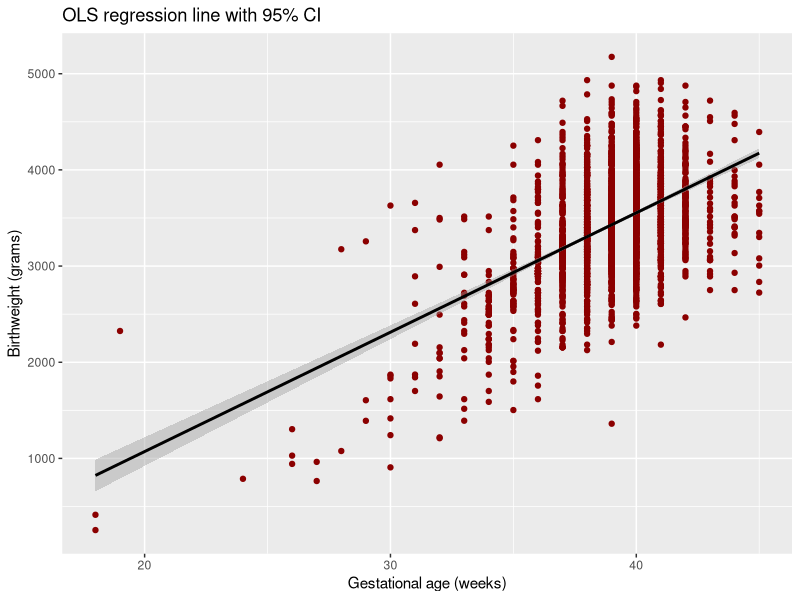
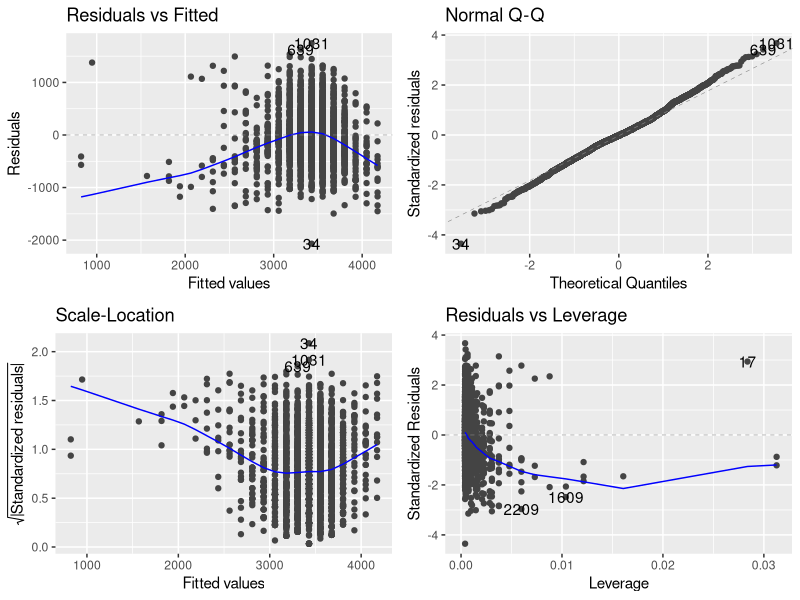
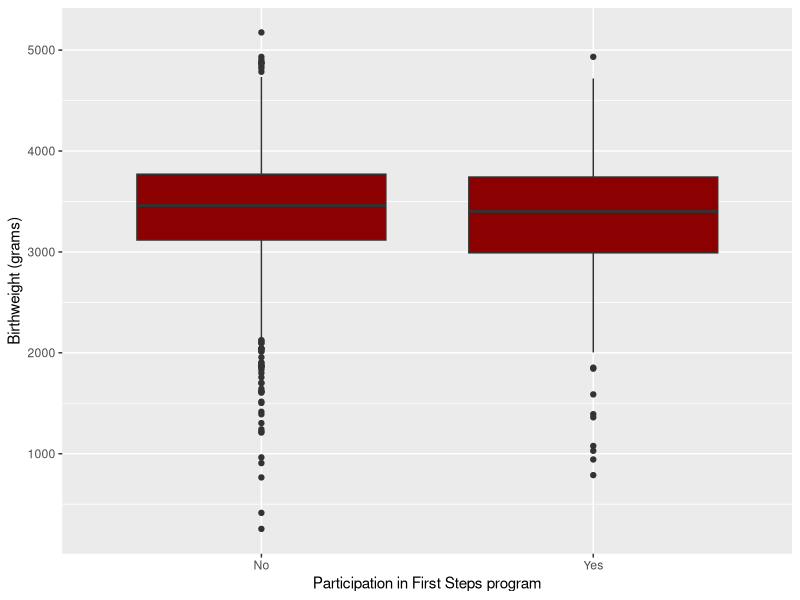
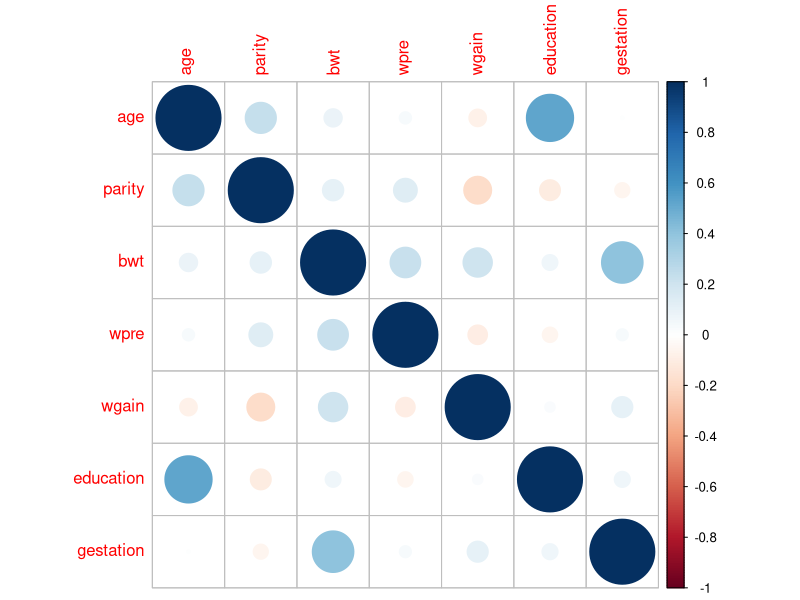
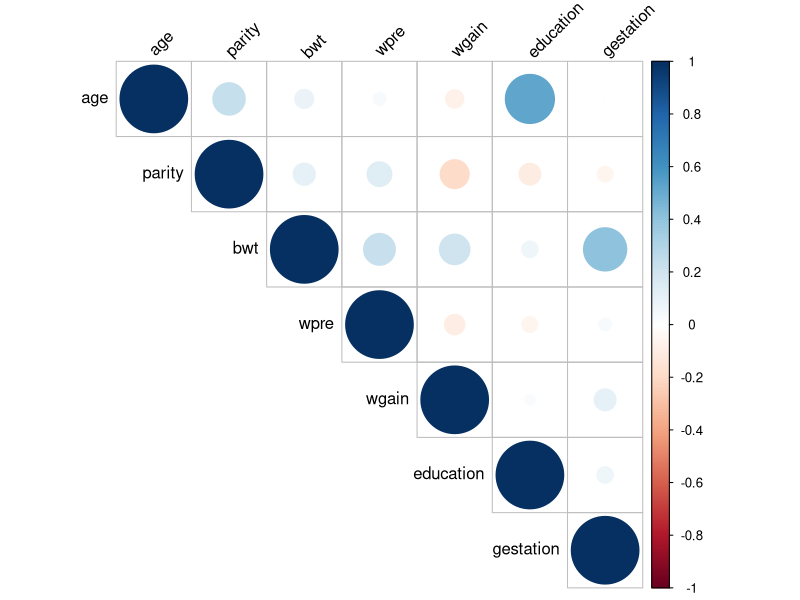
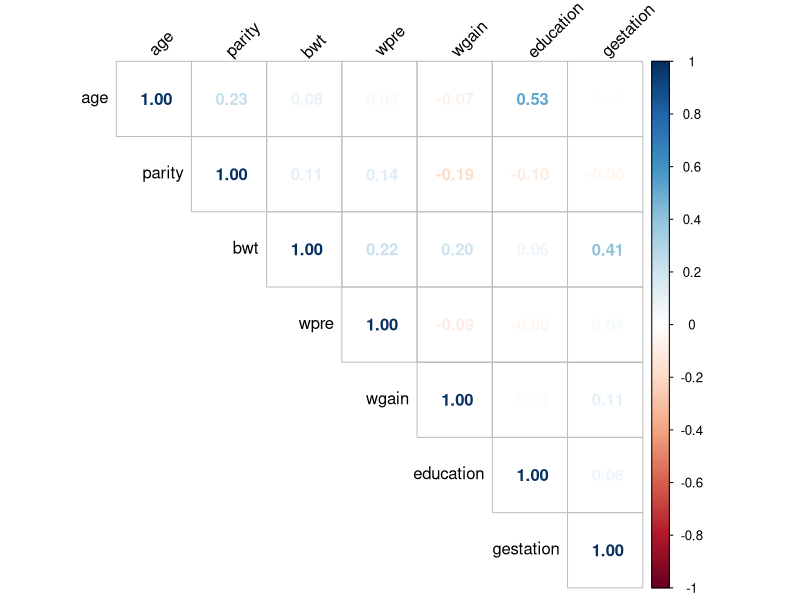

The R source for these figures, in order:
## ---- chunk 1
library(tidyverse)
library(dslabs)
library(ggfortify)  # quick lm diagnostics
library(corrplot)   # correlation heatmaps
library(Hmisc)      # rcorr()
## ---- chunk 2
data <- read.table("KingCounty2001_data.txt", header = TRUE)
head(data)
## ---- chunk 3
m1 <- lm(bwt ~ gestation, data = data)
summary(m1)
## ---- chunk 4
confint(m1)
## ---- chunk 5
data %>%
  ggplot(aes(gestation, bwt)) +
  geom_point(color = "darkred") +
  geom_smooth(method = "lm", se = TRUE, color = "black") +
  labs(x = "Gestational age (weeks)", y = "Birthweight (grams)",
       title = "OLS regression line with 95% CI")
## ---- chunk 6
autoplot(m1)
## ---- chunk 7
shapiro.test(residuals(m1))     # normality test
## ---- chunk 8
# Create a new column for firstep for better looking plots
data1 <- data %>% 
  mutate(firstep_cat = as.factor(ifelse(firstep == 0, "No", "Yes")),
         firstep = as.factor(firstep))

# Look at the distribution of birthweight for each program category
data1 %>% ggplot(aes(as.factor(firstep_cat), bwt)) +
  geom_boxplot(fill = "darkred") +
  ylab("Birthweight (grams)") +
  xlab("Participation in First Steps program")
## ---- chunk 9
m <- lm(bwt ~ firstep, data = data)
summary(m)
## ---- chunk 10
m1 <- lm(bwt ~ firstep + gestation, data = data)
summary(m1)
## ---- chunk 11
m2 <- lm(bwt ~ firstep*gestation, data = data)
summary(m2)
## ---- chunk 12
data_cor <- data %>%
  mutate(gender = ifelse(gender == "F", 0, 1),
         smoker = ifelse(smoker == "N", 0, 1),
         drinker = ifelse(drinker == "N", 0, 1),
         race = case_when(
           race == "white" ~ 0,
           race == "hispanic" ~ 1,
           race == "black" ~ 2,
           race == "other" ~ 3,
           TRUE ~ 4
         ))

data_cor <- data_cor %>%
  mutate(across(where(is.integer), as.numeric))
## ---- chunk 13
# Only keep numerical variables
vars <- c("age", "parity", "bwt", "wpre", "wgain", "education", "gestation")
data_subset <- data_cor[, vars]
corr_matrix <- cor(data_subset, method = "spearman")
## ---- chunk 14
library(corrplot)
corrplot(corr_matrix)
corrplot(corr_matrix, type = "upper", tl.col = "black", tl.srt = 45)
corrplot(corr_matrix, method = "number", type = "upper", tl.col = "black", tl.srt = 45)
## ---- chunk 15
library(Hmisc)

data_matrix <- as.matrix(data_subset)
corr_res <- rcorr(data_matrix, type = "spearman")
print(round(corr_res$r, digits = 2))
print(round(corr_res$P, digits = 3))
## ---- chunk 16
# 1. Forward Selection
# Start with a null model (intercept only)
null_model <- lm(bwt ~ 1, data = data)

# Define the scope of the full model
full_scope <- formula(lm(bwt ~ firstep + gestation + gender + 
                           age + welfare + smoker + drinker + 
                           wpre + wgain + race, data = data))

forward_model <- step(null_model, direction = "forward", scope = full_scope)
print("Forward Selection Model:")
print(summary(forward_model))
## ---- chunk 17
# 2. Backward Elimination
# Start with a full model
full_model <- lm(bwt ~ firstep + gestation + gender + 
                           age + welfare + smoker + drinker + 
                           wpre + wgain + race, data = data)

backward_model <- step(full_model, direction = "backward")
print("Backward Elimination Model:")
print(summary(backward_model))
## ---- chunk 18
# 3. Hybrid Stepwise Selection
# Can start from a null or full model, or any intermediate model
hybrid_model <- step(null_model, direction = "both", scope = full_scope)
print("Hybrid Stepwise Model:")
print(summary(hybrid_model))
## ---- chunk 19
m <- lm(bwt ~ firstep + gestation + age + welfare + 
          smoker + drinker + wpre + wgain + race, 
        data = data)
summary(m)
